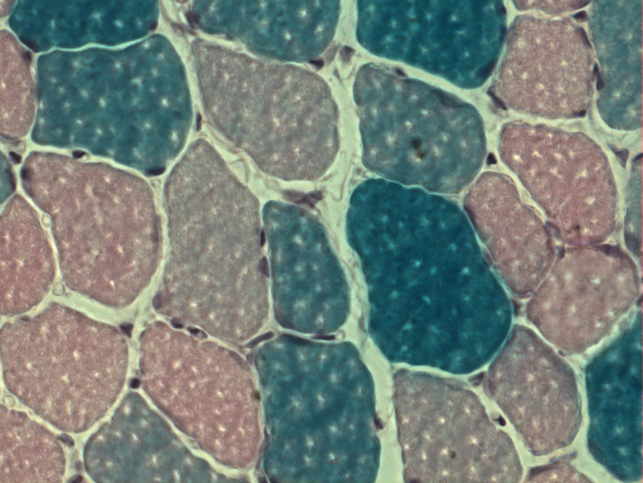
#> input picture data/Tv16.png, 1286 x 966 px (shown at 1/2 size)
$ python color_kmeans.py --image ../../../data/Tv16.png
#> lines starting #> are read from the running program, lines starting #| are printed output that depends on the picture
#!/usr/bin/env python3
# -*- coding: utf-8 -*-
"""
Segmentation

Image segmentation techniques including K-means clustering and other segmentation algorithms.

Author: Oussama GUELFAA
Date: 01-04-2025
"""

"""
Color image segmentation using K-means in 3D

This script demonstrates the application of k-means clustering for segmenting
a color image based on its RGB components. The image is transformed into a
vector of size N × 3 (where N is the number of pixels) and then clustered
using the k-means algorithm.

Author: Oussama GUELFAA
Date: 01-04-2025
"""

import numpy as np
import matplotlib.pyplot as plt
from mpl_toolkits.mplot3d import Axes3D
from sklearn.cluster import KMeans
from skimage import io
import os
import sys

# Add the project root to the Python path
sys.path.append(os.path.dirname(os.path.dirname(os.path.dirname(os.path.abspath(__file__)))))

# Import the path utility functions
from src.utils.path_utils import get_data_path

# Default image to use for segmentation
DEFAULT_IMAGE = "Tv16.png"  # Color image of muscle cells

def load_image(image_path=None):
    """
    Load the color image for segmentation.

    Args:
        image_path (str, optional): Path to the image file. If None, uses the default image.

    Returns:
        ndarray: Color image
    """
#> called with image_path = '../../../data/Tv16.png'
    # Load the image
    if image_path is None:
        # Use the default image from data directory
        image_path = get_data_path(DEFAULT_IMAGE)
        image_name = DEFAULT_IMAGE
    else:
        # Check if the path is absolute or relative
        if os.path.isabs(image_path):
            # Absolute path
            if not os.path.exists(image_path):
                raise FileNotFoundError(f"Image not found: {image_path}")
            image_name = os.path.basename(image_path)
        else:
            # Try as a relative path
            if os.path.exists(image_path):
                image_name = os.path.basename(image_path)
            else:
                # Try as a file in the data directory
                data_path = get_data_path(image_path)
                if os.path.exists(data_path):
                    image_path = data_path
                    image_name = image_path
                else:
                    raise FileNotFoundError(f"Image not found: {image_path}")

    # Load the image
    image = io.imread(image_path)
#> image is the input picture: shape (966, 1286, 3); mean R, G, B 114.3, 127.5, 121.2
    print(f"Image loaded: {image_name}")
    print(f"Image shape: {image.shape}")
#| Image shape: (966, 1286, 3)

    return image

def apply_kmeans_segmentation(image, n_clusters=3):
    """
    Apply K-means clustering to segment a color image.

    Args:
        image (ndarray): Color image
        n_clusters (int): Number of clusters (default: 3)

    Returns:
        tuple: (labels, centers, reshaped_labels)
            - labels: Cluster labels for each pixel
            - centers: Cluster centers (colors)
            - reshaped_labels: Labels reshaped to the original image dimensions
    """
#> called with n_clusters = 3
    # Get image dimensions
    nLines, nCols, nChannels = image.shape
#> nLines = 966; nCols = 1286; nChannels = 3

    # Reshape the image to a 2D array of pixels
    # Each row is a pixel with RGB values
    data = np.reshape(image, (nLines*nCols, nChannels))

    # Convert to float32 for better precision
    data = data.astype(np.float32)

    # Apply K-means clustering
    kmeans = KMeans(n_clusters=n_clusters, random_state=42, n_init=10)
    kmeans.fit(data)

    # Get the labels and cluster centers
    labels = kmeans.labels_
    centers = kmeans.cluster_centers_

    # Reshape the labels to the original image dimensions
    reshaped_labels = np.reshape(labels, (nLines, nCols))

    return labels, centers, reshaped_labels

def visualize_color_space(data, labels, centers, sample_size=5000):
    """
    Visualize the color distribution in 3D space.

    Args:
        data (ndarray): Pixel data (N x 3)
        labels (ndarray): Cluster labels
        centers (ndarray): Cluster centers
        sample_size (int): Number of points to sample for visualization
    """
    # Sample a subset of points for visualization
    if len(data) > sample_size:
        indices = np.random.choice(len(data), sample_size, replace=False)
        sampled_data = data[indices]
        sampled_labels = labels[indices]
    else:
        sampled_data = data
        sampled_labels = labels

    # Create a 3D plot
    fig = plt.figure(figsize=(10, 8))
    ax = fig.add_subplot(111, projection='3d')

    # Plot the sampled points
    colors = ['blue', 'green', 'red', 'cyan', 'magenta', 'yellow']
    for i in range(len(centers)):
        ax.scatter(
            sampled_data[sampled_labels == i, 0],
            sampled_data[sampled_labels == i, 1],
            sampled_data[sampled_labels == i, 2],
            c=colors[i % len(colors)],
            s=10,
            alpha=0.5,
            label=f'Cluster {i+1}'
        )

    # Plot the cluster centers
    ax.scatter(
        centers[:, 0],
        centers[:, 1],
        centers[:, 2],
        c='black',
        s=200,
        marker='*',
        label='Cluster Centers'
    )

    # Set labels and title
    ax.set_xlabel('Red')
    ax.set_ylabel('Green')
    ax.set_zlabel('Blue')
    ax.set_title('3D Color Space Clustering')

    # Add a legend
    ax.legend()

    plt.tight_layout()
    plt.show()

def visualize_segmented_image(original_image, labels, centers, n_clusters):
    """
    Visualize the original image and the segmented result.

    Args:
        original_image (ndarray): Original color image
        labels (ndarray): Cluster labels
        centers (ndarray): Cluster centers (colors)
        n_clusters (int): Number of clusters
    """
    # Create a segmented image by replacing each pixel with its cluster center
    segmented_image = np.zeros_like(original_image)
    nLines, nCols = labels.shape

    # Assign the color of each cluster center to the corresponding pixels
    for i in range(nLines):
        for j in range(nCols):
            cluster_idx = labels[i, j]
            segmented_image[i, j] = centers[cluster_idx]

    # Convert to uint8 for display
    segmented_image = np.clip(segmented_image, 0, 255).astype(np.uint8)

    # Create a figure with subplots
    fig, axes = plt.subplots(1, 2, figsize=(12, 6))

    # Display the original image
    axes[0].imshow(original_image)
    axes[0].set_title('Original Image')
    axes[0].axis('off')

    # Display the segmented image
    axes[1].imshow(segmented_image)
    axes[1].set_title(f'Segmented Image (K={n_clusters})')
    axes[1].axis('off')

    plt.tight_layout()
    plt.show()

def main(image_path=None, n_clusters=3, output_path=None):
    """
    Main function to demonstrate color image segmentation using K-means.

    Args:
        image_path (str, optional): Path to the image file. If None, uses command line args or default.
        n_clusters (int, optional): Number of clusters for K-means. Default is 3.
        output_path (str, optional): Path to save the segmented image. If None, doesn't save.
    """
    # If no arguments were provided, parse from command line
    if image_path is None and n_clusters == 3 and output_path is None:
        import argparse
        parser = argparse.ArgumentParser(description='Color K-means segmentation')
        parser.add_argument('--image', type=str, default=None, help='Path to the image file')
        parser.add_argument('--clusters', type=int, default=3, help='Number of clusters for K-means')
        parser.add_argument('--output', type=str, default=None, help='Path to save the segmented image')
        args, _ = parser.parse_known_args()

        # Update variables with command line arguments
        image_path = args.image
        n_clusters = args.clusters
        output_path = args.output

    # Load the image
    try:
        image = load_image(image_path)
    except FileNotFoundError as e:
        print(f"Error: {e}")
        return

    # Print info
    print(f"Using {n_clusters} clusters for K-means segmentation")

    # Apply K-means segmentation
    labels, centers, reshaped_labels = apply_kmeans_segmentation(image, n_clusters)
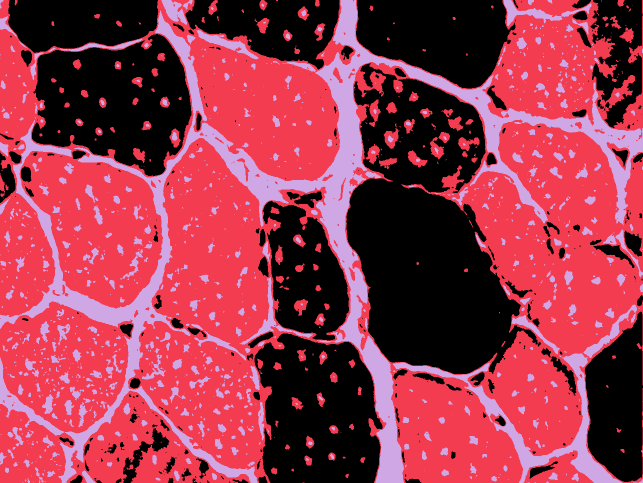
#> reshaped_labels: shape (966, 1286) int32 (shown at 1/2 size); 3 distinct labels, from 0 to 2; one colour per label, 0 black
#> centers = [[51.3, 93.26, 99.03], [139.4, 131.7, 124], [180.8, 192.8, 163.4]]

    # Create segmented image
    nLines, nCols, nChannels = image.shape
#> nLines = 966; nCols = 1286; nChannels = 3
    segmented_image = np.zeros_like(image)
    for i in range(nLines):
        for j in range(nCols):
            cluster_idx = labels[i * nCols + j]
            segmented_image[i, j] = centers[cluster_idx]
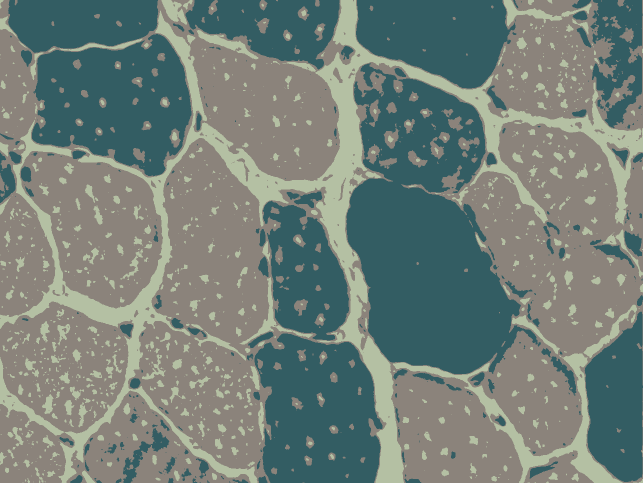
#> segmented_image: shape (966, 1286, 3) (shown at 1/2 size); mean of channels 0, 1, 2 114.1, 126.9, 120.7; drawn as R, G, B
    segmented_image = np.clip(segmented_image, 0, 255).astype(np.uint8)

    # Save the segmented image if output path is provided
    if output_path:
        try:
            io.imsave(output_path, segmented_image)
            print(f"Segmented image saved to: {output_path}")
        except Exception as e:
            print(f"Error saving image: {e}")

    # Get image dimensions and reshape data for visualization
    nLines, nCols, nChannels = image.shape
    data = np.reshape(image, (nLines*nCols, nChannels)).astype(np.float32)

    # Visualize the color distribution in 3D space
    visualize_color_space(data, labels, centers)
#> in visualize_color_space, `indices = np.random.choice(len(data), sample_size, replace=False)`: indices = 5000 values, max 1242066 at index 532, min 280 at index 4606, mean 618415.5
#> in visualize_color_space, `sampled_labels = labels[indices]`: sampled_labels = 5000 values, max 2 at index 0, min 0 at index 3, mean 0.809
#> the loop in visualize_color_space, `for i in range(len(centers)):` made 3 passes
#> in visualize_color_space, `plt.show()`:
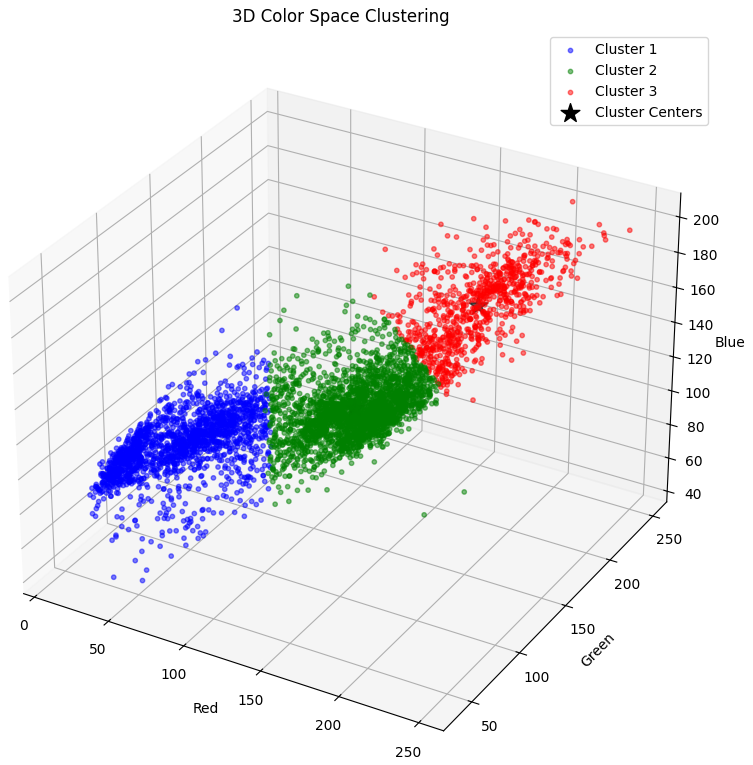
#> figure drawn by matplotlib, 1 panel

    # Visualize the segmented image
    visualize_segmented_image(image, reshaped_labels, centers, n_clusters)
#> in visualize_segmented_image, `plt.show()`:
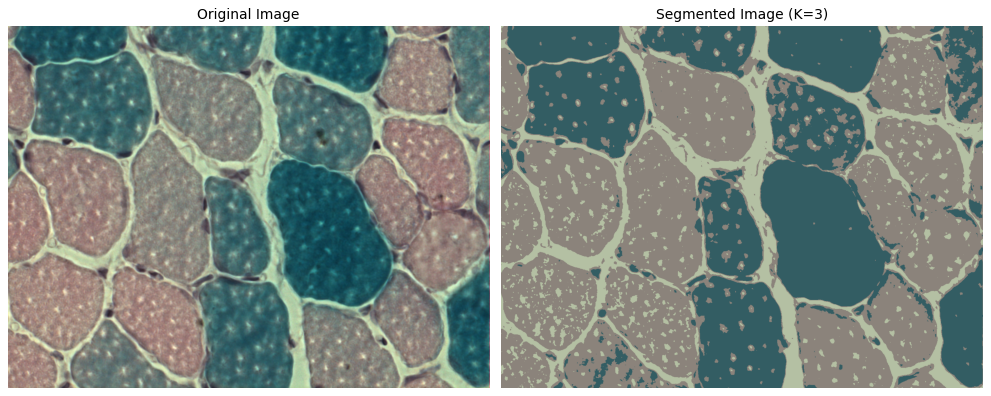
#> figure drawn by matplotlib, 2 panels

    # Create a figure showing all results in one view
    plt.figure(figsize=(15, 10))

    # Original image
    plt.subplot(2, 2, 1)
    plt.imshow(image)
    plt.title('Original Image')
    plt.axis('off')

    # Segmented image
    segmented_image = np.zeros_like(image)
    # Create a segmented image by mapping each pixel to its cluster center
    for i in range(nLines):
        for j in range(nCols):
            cluster_idx = labels[i * nCols + j]
            segmented_image[i, j] = centers[cluster_idx]
    segmented_image = np.clip(segmented_image, 0, 255).astype(np.uint8)

    plt.subplot(2, 2, 2)
    plt.imshow(segmented_image)
    plt.title(f'Segmented Image (K={n_clusters})')
    plt.axis('off')

    # Cluster map (each cluster shown with a different color)
    plt.subplot(2, 2, 3)
    plt.imshow(reshaped_labels, cmap='viridis')
    plt.title('Cluster Map')
    plt.axis('off')
    plt.colorbar(ticks=range(n_clusters), label='Cluster ID')

    # Histogram of cluster distribution
    plt.subplot(2, 2, 4)
    plt.hist(labels, bins=n_clusters, rwidth=0.8, align='mid')
    plt.title('Cluster Distribution')
    plt.xlabel('Cluster ID')
    plt.ylabel('Number of Pixels')
    plt.xticks(range(n_clusters))

    plt.tight_layout()
    plt.show()
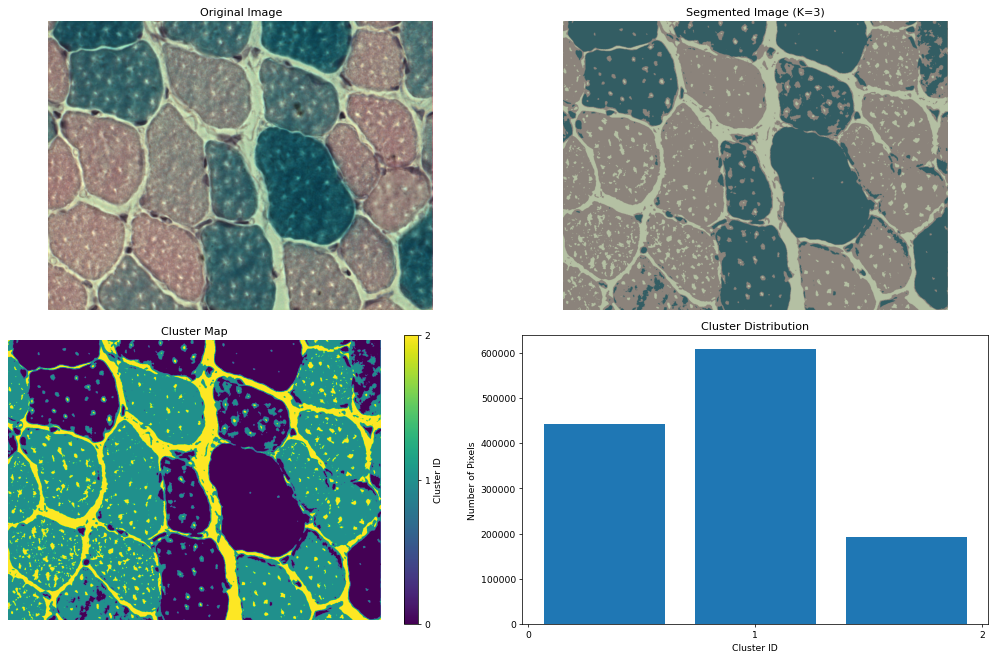
#> figure drawn by matplotlib, 5 panels; panel 5: tallest bar 608190 high, from x = 0.733 to 1.27

if __name__ == "__main__":
    main()
else:
    # When imported from main.py, get the arguments from sys.argv
    import sys
    if len(sys.argv) > 1 and sys.argv[1] == 'color-kmeans':
        # Extract arguments from sys.argv
        image_path = None
        n_clusters = 3
        output_path = None

        # Parse command line arguments
        i = 2
        while i < len(sys.argv):
            if sys.argv[i] == '--image' and i + 1 < len(sys.argv):
                image_path = sys.argv[i + 1]
                i += 2
            elif sys.argv[i] == '--clusters' and i + 1 < len(sys.argv):
                try:
                    n_clusters = int(sys.argv[i + 1])
                except ValueError:
                    print(f"Error: Invalid number of clusters: {sys.argv[i + 1]}")
                i += 2
            elif sys.argv[i] == '--output' and i + 1 < len(sys.argv):
                output_path = sys.argv[i + 1]
                i += 2
            else:
                i += 1

        # Run the main function with the parsed arguments
        main(image_path, n_clusters, output_path)
